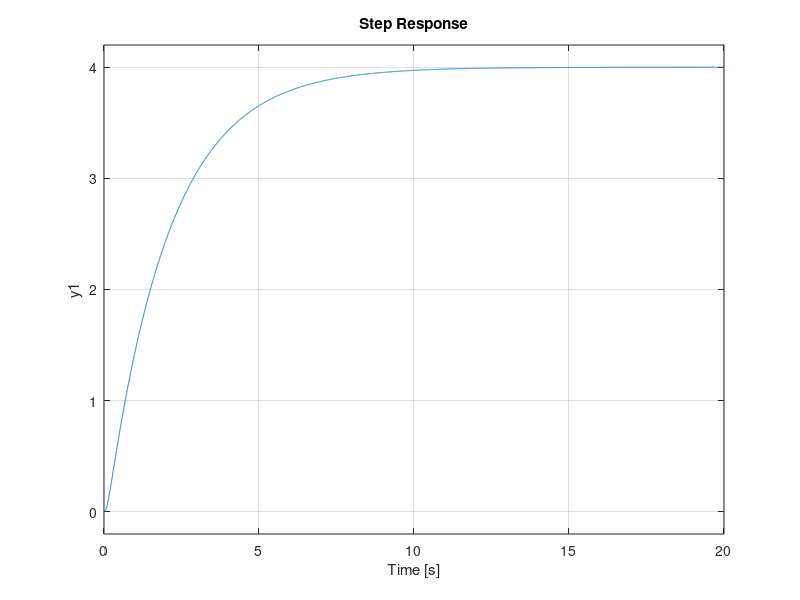

Source code (MATLAB):
clear; clc;

Cm = 0.1;
J_shaft = 0.012;
Ja = 0.001;
La = 0.047;
Ra = 0.5;
b_shaft = 2.21;
b_spring = 3;
ba = 0.01;
g = 9.81;
k_spring = 2*10^4;
lower_limit = 0;
m = 2;
r_shaft = 0.1;
upper_limit = 5;
time_step = 0.002;

A = [-Ra/La,   0,       -Cm/La, 0,     0;
      0,     0,        1,    0,     0;
      Cm/J_shaft, -r_shaft^2*k_spring/J_shaft, -b_shaft/J_shaft,  r_shaft*k_spring/J_shaft, 0;
      0,     0,        0,    0,     1;
      0,     r_shaft*k_spring/m,    0,   -k_spring/m,   -b_spring/m]

B = [1/La; 0; 0; 0; 0];
C = [0, 0, 0, 1, 0];
D = [0];

sys = ss(A, B, C, D);

s1 = -0.5;
s2 = -1.08e+01
s3 = -1.01e+02
s4 = -4.21e+01 + 1.29e+02i
s5 = conj(s4)

phic=[s1 s2 s3 s4 s5];

K=acker(A,B,phic)

At = A-B*K

Kr = -inv(C*inv(At)*B)

sys_c = ss(At, B, C, D)

figure;
step(4*sys_c*Kr);

